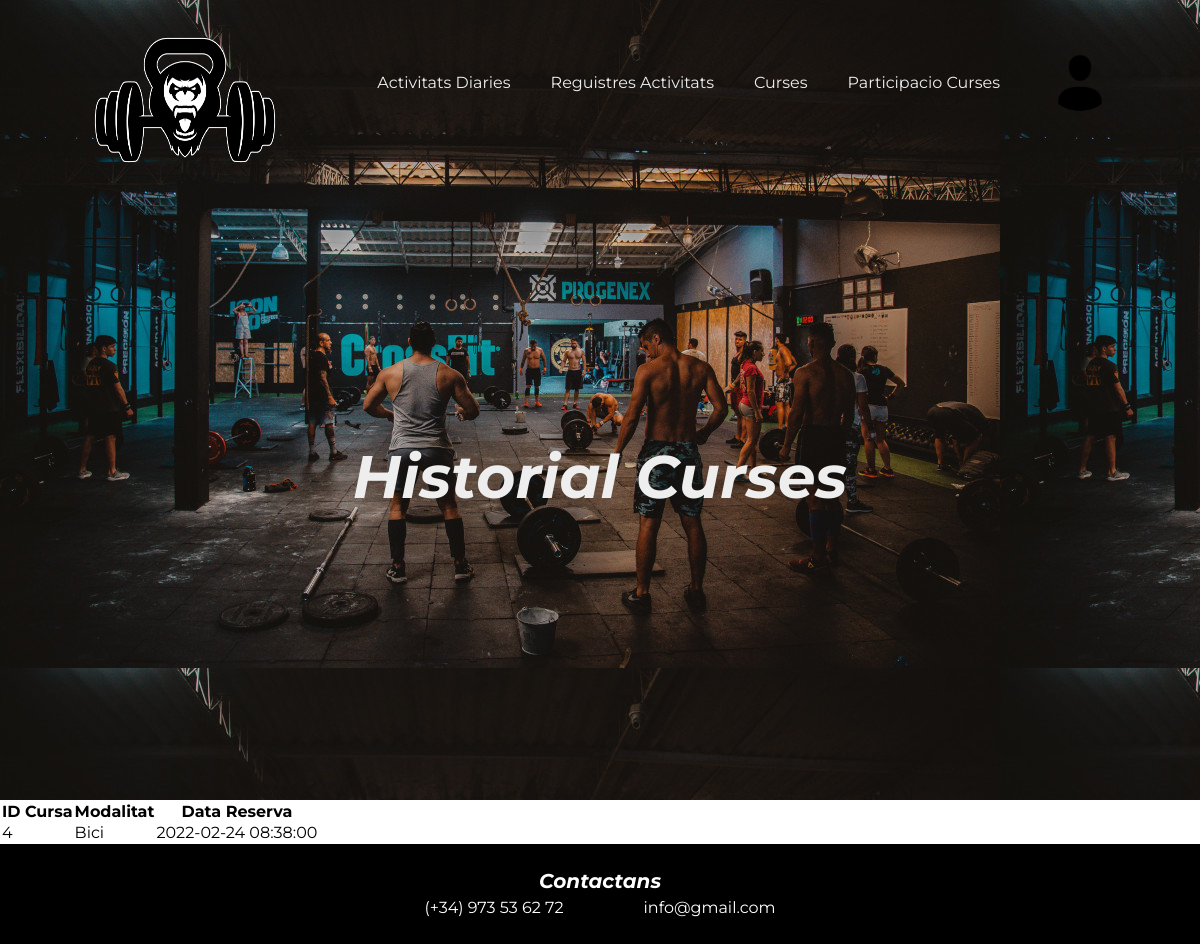
Screenshot of /Web/view/Curses_reg.view.php (signed in) with the database file from the repository.
### tables this page shows
CREATE TABLE `Inscriure` (
	`ID` int NOT NULL AUTO_INCREMENT,
	`DNI` varchar(9) NOT NULL,
	`Data` datetime NOT NULL,
	`ID_cursa` int NOT NULL,
	PRIMARY KEY (`ID`)
);

CREATE TABLE `Curses` (
	`ID_cursa` INT NOT NULL AUTO_INCREMENT,
	`Durada` TIME NOT NULL,
	`Localitat` varchar(255) NOT NULL,
	`Modalitat` varchar(255) NOT NULL,
	PRIMARY KEY (`ID_cursa`)
);

### Web/php/funcions.php (called while the page is built, shortened)
<?php
function con(){
    $connexio = new mysqli("localhost", "root", "costa2021", "projecte2");
    return $connexio;
}
function cur_reg(){
    $sql = "SELECT C.ID_cursa, Modalitat, Data, DNI
            from inscriure I join curses C on C.ID_cursa = I.ID_cursa
            where DNI='".$_SESSION['DNI']."'";
    $result = con()->query($sql);
    return $result;
}
?>

### Web/view/Curses_reg.view.php (the view, shortened to what this page needs)
<?php
include "../php/funcions.php";
?>
<!DOCTYPE html>
    <html lang="en">
      <head>
<link rel="stylesheet" href="https://cdnjs.cloudflare.com/ajax/libs/font-awesome/4.7.0/css/font-awesome.min.css">
<link rel="stylesheet" href="../css/estils-perfil.css">
</head>
<body>
<header>
    <div class="contenedor">
        <div class="menu">
            <img src="../img/logo.png" alt="Logo">
            <nav>
                <ul>
                    <li><a href="Act.view.php">Activitats Diaries</a></li>
                    <li><a href="Act_reg.view.php">Reguistres Activitats</a></li>
                    <li><a href="../xml/curses.xml">Curses</a></li>
                    <li><a href="Curses_reg.view.php">Participacio Curses</a></li>
                    <li class="user">
                        <img src="../img/perfil.png" alt="img sessio" calss="dorpbtn">
                    </li>
                </ul>
            </nav>
        </div>
        <div class="titular">
            <h1> Historial Curses </h1>
        </div>
    </div>
</header>
<main>
    <table>
        <tr>
            <th>ID Cursa</th>
            <th>Modalitat</th>
            <th>Data Reserva</th>
        </tr>
        <?php
        $result = cur_reg();
        while($row = $result->fetch_assoc()){
        ?>
        <tr>
            <td><?php echo $row["ID_cursa"]; ?></td>
            <td><?php echo $row["Modalitat"]; ?></td>
            <td><?php echo $row["Data"]; ?></td>
        </tr>
        <?php
        }
        ?>
    </table>
</main>
<footer>
    <section id="contactar">
        <div class="contenedor">
            <h2>Contactans</h2>
            <div class="info">
                <p>(+34) 973 53 62 72</p>
                <p>info@gmail.com</p>
            </div>
        </div>
    </section>
</footer>
</body>
</html>

### Web/css/estils-perfil.css (style rules this page uses)
* { padding: 0; margin: 0; box-sizing: border-box; }
.contenedor { width: 90%; max-width: 1280px; margin: auto; }
body { padding: 0; margin: 0; font-family: 'Montserrat', sans-serif; }
li { list-style: none ; }
a { text-decoration: none; }
header { background-image: url(../img/fons.jpg); height: 100vh; }
.menu { display: flex; align-items: center; justify-content: space-between; }
.user { position: relative; display: inline-block; }
.menu .user img { margin-top: -30px; width: 80px; height: 80px; }
.menu img { width: 250px; height: 200px; }
header ul { display: flex; }
header ul li { margin: 0px 20px; }
header ul li a { color: #eee; }
.titular { text-align: center; margin-top: 30vh; color: #eee; }
h1 { font-size: 60px; font-style: italic; width: 90%; margin: auto; margin-bottom: 40px; }
footer #contactar { height: 100px; padding: 25px; background: #000; text-align: center; color: #fff; }
footer #contactar h2 { font-size: 20px; font-style: italic; width: 90%; margin: auto; margin-bottom: 5px; }
.info { display: flex; justify-content: center; }
.info p { margin: 0 40px; }

### rows the page displays
inscriure: ID_cursa.ID_cursa "4", ID_cursa.Modalitat "Bici", Data "2022-02-24 08:38:00"
